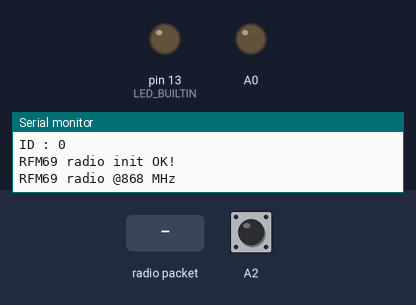
This sketch was run on a simulated Arduino Leonardo, built with avr-gcc and run on an emulated ATmega32U4. Shown: output pins drawn as LEDs (lit = HIGH), the last lines printed to the serial monitor. Dashed ring = blinking. The test bench sets the inputs (shaded band); at power-on: A2 HIGH. No radio packets arrive unless stated; USB keyboard and mouse output is not drawn; pins used as bus, display or sensor lines are not drawn.

Above: at 1.2 s.
1.3 s: radio packet "1" arrives
At 1.51 s:
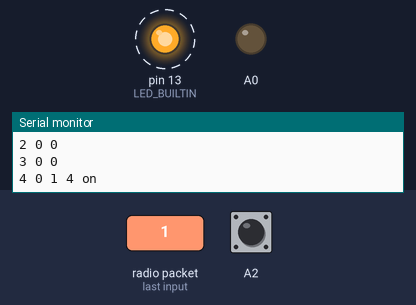
4.3 s: radio packet "0" arrives
At 5.4 s:
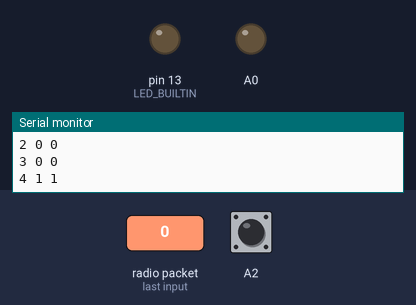
7.3 s: A2 pulled LOW for 0.15 s
At 8.0 s:
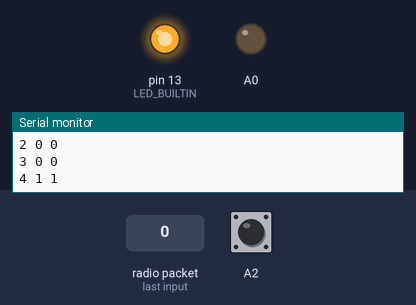
8.9 s: A2 pulled LOW for 1 s
At 9.2 s:
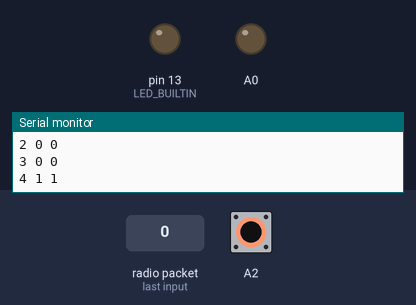
Timing chart, 0 to 11.9 s (numbered marks = the images above; inputs shaded):
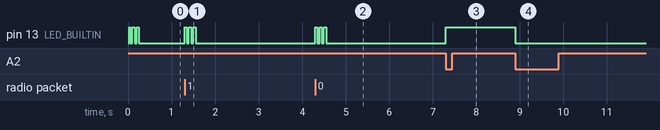

The sketch:

JoystickReceiver.ino
```cpp
#include "Keyboard.h"

const int MY_ADDRESS = 0;
const int UP = KEY_UP_ARROW;
const int DOWN = KEY_DOWN_ARROW;
const int LEFT = KEY_LEFT_ARROW;
const int RIGHT = KEY_RIGHT_ARROW;
const int FIRE = KEY_RETURN;

int buttonKeys[] = {UP, DOWN, LEFT, RIGHT, FIRE};

uint8_t myID = 1;
long lastCommandTime = 0;

uint8_t statusFlags = 0;

bool keySendActive = false;
long lastMessageTime = 0;

void setup() {

  pinMode(LED_BUILTIN, OUTPUT);
  digitalWrite(LED_BUILTIN, keySendActive);


  // A0 and A2 are either side of the pushbutton
  pinMode(A0, OUTPUT);
  digitalWrite(A0, LOW);
  pinMode(A1, INPUT);
  digitalWrite(A1, LOW);
  pinMode(A2, INPUT_PULLUP);

  Keyboard.begin();
  while ((!Serial) && (millis() < 1000));
  setupRadio();
}

void setKeys(uint8_t newflags) {
  printBits(newflags);
  printBits(statusFlags);
  if (statusFlags == newflags) return ;

  for (int i = 0; i < 5; i++ ) {
    bool oldstate = (statusFlags >> i) & 1;
    bool newstate = (newflags >> i) & 1;
    Serial.print(i);
    Serial.print(" ") ;
    Serial.print(oldstate);
    Serial.print(" ");
    Serial.print(newstate);
    Serial.print(" ");

    if (oldstate != newstate) {
      if (newstate) {
        Serial.print(i); Serial.println(" on");
        if (keySendActive) Keyboard.press(buttonKeys[i]);
      } else {
        Serial.print(i); Serial.println(" off");
        if (keySendActive) Keyboard.release(buttonKeys[i]);
      }
    } else Serial.println(" ");


  }


  statusFlags = newflags;
}

void loop() {
  if(checkMessages()) lastMessageTime = millis();
  //Serial.println(digitalRead(A2));
  if (!digitalRead(A2)) {
    //  Serial.println(digitalRead(A2));
    keySendActive = !keySendActive;
    if (!keySendActive) Keyboard.releaseAll();
    //debounce
    digitalWrite(LED_BUILTIN, keySendActive);
    delay(1);
    while (!digitalRead(A2)) delay(1);

  }


  digitalWrite(LED_BUILTIN, keySendActive^((millis() - lastMessageTime < 300) && ((millis() % 100 < 50))));


}


uint8_t getId() {
  return 0;
};
```

Radio.ino
```cpp
#include <SPI.h>
#include <RH_RF69.h>
#include <RHReliableDatagram.h>

#define RF69_FREQ 868

// Feather M0 w/Radio
#define RFM69_CS      8
#define RFM69_INT     7
#define RFM69_RST     4

// The encryption key has to be the same as the one in the server
uint8_t key[] = { 'S', 'n', 'o', '0', 'p', 'Y', 0x07, 0x08,
                  0x01, 0x02, 0x03, 0x04, 0x05, 0x06, 0x07, 0x08
                };
//
//#define MY_ADDRESS     1
#define BROADCAST_ID 255

// Singleton instance of the radio driver
RH_RF69 rf69(RFM69_CS, RFM69_INT);
RHReliableDatagram rf69_manager(rf69, getId());

// Dont put this on the stack:
uint8_t buf[RH_RF69_MAX_MESSAGE_LEN];

uint8_t senderId = 0;
uint8_t numberOfCommands = 0;
uint16_t numberOfBytes = 0;


uint8_t statusData[] = {255, 255}; // 2 bytes, one for battery, one for radio strength

void setupRadio() {

  myID = getId();
  Serial.print("ID : ");  Serial.println(myID);
  rf69_manager.setThisAddress(myID);

  pinMode(RFM69_RST, OUTPUT);
  digitalWrite(RFM69_RST, LOW);

  // reset radio
  digitalWrite(RFM69_RST, HIGH);
  delay(10);
  digitalWrite(RFM69_RST, LOW);
  delay(10);


  if (!rf69_manager.init()) {
    Serial.println("RFM69 radio init failed");
    // TO DO : FLASH ERROR
    while (1);
  }

  rf69_manager.setTimeout(20);
  rf69_manager.setRetries(1);

  // turn this on to save some battery!
  //rf69.setIdleMode(RH_RF69_OPMODE_MODE_SLEEP);

  Serial.println("RFM69 radio init OK!");

  // Defaults after init are 434.0MHz, modulation GFSK_Rb250Fd250, +13dbM (for low power module)
  // No encryption
  if (!rf69.setFrequency(RF69_FREQ)) {
    Serial.println("setFrequency failed");
    // TO DO : FLASH ERROR
  }

  // If you are using a high power RF69 eg RFM69HW, you *must* set a Tx power with the
  // ishighpowermodule flag set like this:
  rf69.setTxPower(20, true);  // range from 14-20 for power, 2nd arg must be true for 69HCW

  rf69.setEncryptionKey(key);

  Serial.print("RFM69 radio @");  Serial.print((int)RF69_FREQ);  Serial.println(" MHz");

}

bool checkMessages() {
  if (rf69_manager.available())
  {
    // Wait for a message addressed to us from the client
    uint8_t len = sizeof(buf);
    uint8_t from;


    if (rf69_manager.recvfromAck(buf, &len, &from)) {
      digitalWrite(LED_BUILTIN, !keySendActive);
      buf[len] = 0; // zero out remaining string
      Serial.print(millis()); Serial.print(" ");
      Serial.print("Got packet from #"); Serial.print(from);
      Serial.print(" [RSSI :");
      Serial.print(rf69.lastRssi());
      Serial.print("] : ");
      Serial.println((char*)buf);
      printBits(*buf);

      setKeys(*buf);
      digitalWrite(LED_BUILTIN, keySendActive);
      return true;
    }
  }
  return false;
}

void printBits(byte myByte) {
  for (byte mask = 0x80; mask; mask >>= 1) {
    if (mask  & myByte)
      Serial.print('1');
    else
      Serial.print('0');
  }
  Serial.println(' ');
}
```

Measured:
- after the input at 1.3 s, pin 13 (LED_BUILTIN): alternates HIGH for 0.05 s and LOW for 0.05 s, 6 changes in all, then stays LOW, starting at once
- after the input at 4.3 s, pin 13 (LED_BUILTIN): alternates HIGH for 0.05 s and LOW for 0.05 s, 6 changes in all, then stays LOW, starting at once
- after the input at 7.3 s, pin 13 (LED_BUILTIN): LOW → HIGH at once
- after the input at 8.9 s, pin 13 (LED_BUILTIN): HIGH → LOW at once
- by itself, pin 13 (LED_BUILTIN): alternates HIGH for 0.05 s and LOW for 0.05 s, 6 changes in all, then stays LOW
